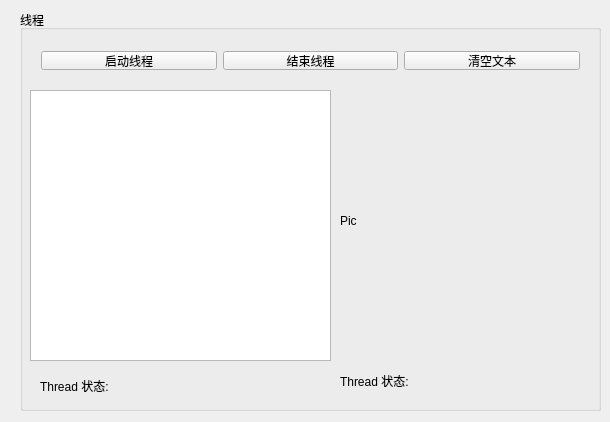
<?xml version="1.0" encoding="UTF-8"?>
<ui version="4.0">
 <class>Dialog</class>
 <widget class="QDialog" name="Dialog">
  <property name="geometry">
   <rect>
    <x>0</x>
    <y>0</y>
    <width>610</width>
    <height>422</height>
   </rect>
  </property>
  <property name="windowTitle">
   <string>Dialog</string>
  </property>
  <widget class="QGroupBox" name="groupBox">
   <property name="geometry">
    <rect>
     <x>20</x>
     <y>10</y>
     <width>581</width>
     <height>401</height>
    </rect>
   </property>
   <property name="title">
    <string>线程</string>
   </property>
   <widget class="QWidget" name="gridLayoutWidget">
    <property name="geometry">
     <rect>
      <x>10</x>
      <y>30</y>
      <width>561</width>
      <height>41</height>
     </rect>
    </property>
    <layout class="QGridLayout" name="gridLayout">
     <item row="0" column="1">
      <widget class="QPushButton" name="btnStopThread">
       <property name="text">
        <string>结束线程</string>
       </property>
       <property name="autoDefault">
        <bool>false</bool>
       </property>
      </widget>
     </item>
     <item row="0" column="0">
      <widget class="QPushButton" name="btnStartedThread">
       <property name="text">
        <string>启动线程</string>
       </property>
       <property name="autoDefault">
        <bool>false</bool>
       </property>
      </widget>
     </item>
     <item row="0" column="2">
      <widget class="QPushButton" name="btnClear">
       <property name="text">
        <string>清空文本</string>
       </property>
       <property name="autoDefault">
        <bool>false</bool>
       </property>
      </widget>
     </item>
    </layout>
   </widget>
   <widget class="QPlainTextEdit" name="plainTextEdit">
    <property name="geometry">
     <rect>
      <x>10</x>
      <y>80</y>
      <width>301</width>
      <height>271</height>
     </rect>
    </property>
   </widget>
   <widget class="QLabel" name="LabA">
    <property name="geometry">
     <rect>
      <x>20</x>
      <y>365</y>
      <width>291</width>
      <height>21</height>
     </rect>
    </property>
    <property name="text">
     <string>Thread 状态:</string>
    </property>
   </widget>
   <widget class="QLabel" name="LabPic">
    <property name="geometry">
     <rect>
      <x>320</x>
      <y>80</y>
      <width>241</width>
      <height>261</height>
     </rect>
    </property>
    <property name="text">
     <string>Pic</string>
    </property>
   </widget>
   <widget class="QLabel" name="LabB">
    <property name="geometry">
     <rect>
      <x>320</x>
      <y>360</y>
      <width>251</width>
      <height>21</height>
     </rect>
    </property>
    <property name="text">
     <string>Thread 状态:</string>
    </property>
   </widget>
  </widget>
 </widget>
 <layoutdefault spacing="6" margin="11"/>
 <resources/>
 <connections/>
</ui>
